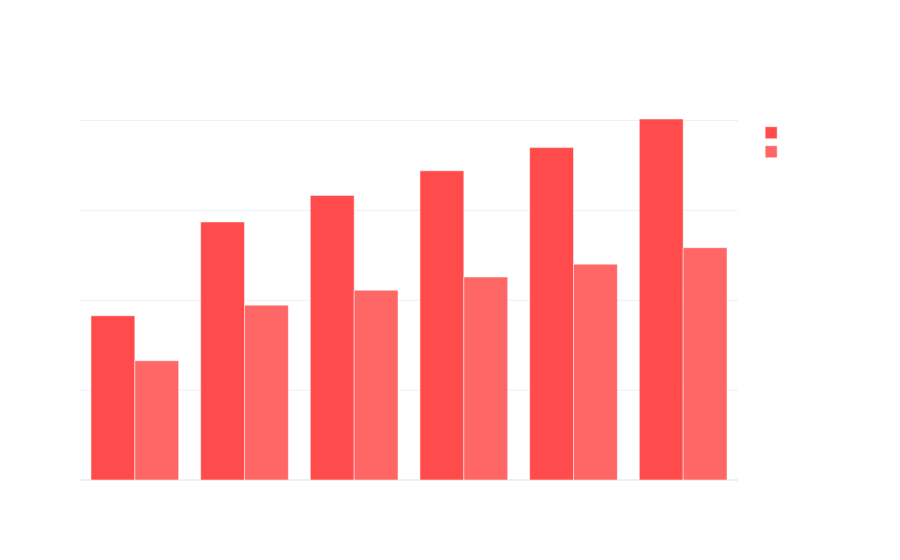

Notebook code for this chart:
### Markdown cell above
Aqui vamos exibir número de tokens e types via grouped bar chart.

Número MÉDIO de tokens e numero MÉDIO de types para facilitar a visualização.

O "certo" seria ver o número total pra types e tokens mas, se fizer assim, fica difícil de visualizar para a nota zero. Pegando o número médio, o TTR se mantém mas fica melhor de visualizar.

### Code cell
import plotly.graph_objects as go

# Create the figure
fig = go.Figure()

# Add the bars for avg tokens
fig.add_trace(go.Bar(
    x=df_chart['nota_real'], 
    y=df_chart['qtde_media_tokens'], 
    name='Média de tokens', 
    marker_color='#FF4B4B',  # Streamlit-like red
    hovertemplate=(
        "Média de tokens: %{y}<br>" +
        "TTR: %{customdata:.2f}<extra></extra>%"       
    ),
    customdata=df_chart['TTR']
))

# Add the bars for avg types
fig.add_trace(go.Bar(
    x=df_chart['nota_real'], 
    y=df_chart['qtde_media_types'], 
    name='Média de types', 
    marker_color='#FF6666',  # Slightly lighter red
    hovertemplate=(
        "Média de types: %{y}<br>" +
        "TTR: %{customdata:.2f}<extra></extra>%"       
    ),
    customdata=df_chart['TTR']

))

# Update layout for better visualization
fig.update_layout(
    title="Número Médio de Tokens e Types e TTR",
    xaxis_title="Nota",
    yaxis_title="Quantidade",
    barmode='group',  # Grouped bars
    legend_title="Legenda",
    template='plotly_white',
    plot_bgcolor="rgba(0, 0, 0, 0)",  # Transparent plot background
    paper_bgcolor="rgba(0, 0, 0, 0)",  # Transparent outer background
    font=dict(color="white"),  # White font for titles, labels, and text
    xaxis=dict(
        showgrid=False,  # Remove vertical gridlines
        color="white"    # White font for x-axis labels
    ),
    yaxis=dict(
        #showgrid=False,  # Remove horizontal gridlines
        color="white"    # White font for y-axis labels
    ),
    hoverlabel=dict(
        bgcolor="#FFE6E6",  # Light red background for tooltip
        font_size=12,       # Tooltip font size
        font_color="black"  # Tooltip text color
    )

)

# Show the figure
fig.show()

### Figure 1 — Plotly figure (JSON) as saved in the notebook; plotly's stock layout.template omitted (floating-point values rounded to 4 significant figures)
{"data": [{"customdata": [65.63, 66.68, 64.93, 64.35, 67.76, 72.64], "hovertemplate": "Média de tokens: %{y}<br>TTR: %{customdata:.2f}<extra></extra>%", "marker": {"color": "#FF4B4B"}, "name": "Média de tokens", "type": "bar", "x": [3, 2, 4, 5, 1, 0], "y": [172.1, 158.3, 184.9, 200.8, 143.6, 91.36]}, {"customdata": [65.63, 66.68, 64.93, 64.35, 67.76, 72.64], "hovertemplate": "Média de types: %{y}<br>TTR: %{customdata:.2f}<extra></extra>%", "marker": {"color": "#FF6666"}, "name": "Média de types", "type": "bar", "x": [3, 2, 4, 5, 1, 0], "y": [112.9, 105.6, 120.1, 129.2, 97.27, 66.36]}], "layout": {"barmode": "group", "font": {"color": "white"}, "hoverlabel": {"bgcolor": "#FFE6E6", "font": {"color": "black", "size": 12}}, "legend": {"title": {"text": "Legenda"}}, "paper_bgcolor": "rgba(0, 0, 0, 0)", "plot_bgcolor": "rgba(0, 0, 0, 0)", "title": {"text": "Número Médio de Tokens e Types e TTR"}, "xaxis": {"color": "white", "showgrid": false, "title": {"text": "Nota"}}, "yaxis": {"color": "white", "title": {"text": "Quantidade"}}}}
